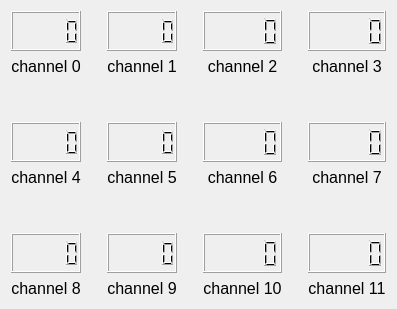
      <widget class="QWidget" name="currentTab">
       <attribute name="title">
        <string>Current</string>
       </attribute>
       <layout class="QGridLayout" name="gridLayout_3">
        <item row="0" column="0">
         <layout class="QGridLayout" name="gridLayout_2">
          <item row="5" column="1">
           <spacer name="verticalSpacer_4">
            <property name="orientation">
             <enum>Qt::Vertical</enum>
            </property>
            <property name="sizeHint" stdset="0">
             <size>
              <width>20</width>
              <height>40</height>
             </size>
            </property>
           </spacer>
          </item>
          <item row="3" column="5">
           <spacer name="verticalSpacer_13">
            <property name="orientation">
             <enum>Qt::Vertical</enum>
            </property>
            <property name="sizeHint" stdset="0">
             <size>
              <width>20</width>
              <height>40</height>
             </size>
            </property>
           </spacer>
          </item>
          <item row="6" column="2">
           <widget class="QLCDNumber" name="lcdNumber_6"/>
          </item>
          <item row="2" column="3">
           <spacer name="verticalSpacer_6">
            <property name="orientation">
             <enum>Qt::Vertical</enum>
            </property>
            <property name="sizeHint" stdset="0">
             <size>
              <width>20</width>
              <height>40</height>
             </size>
            </property>
           </spacer>
          </item>
          <item row="0" column="1">
           <spacer name="verticalSpacer">
            <property name="orientation">
             <enum>Qt::Vertical</enum>
            </property>
            <property name="sizeHint" stdset="0">
             <size>
              <width>20</width>
              <height>40</height>
             </size>
            </property>
           </spacer>
          </item>
          <item row="5" column="3">
           <spacer name="verticalSpacer_9">
            <property name="orientation">
             <enum>Qt::Vertical</enum>
            </property>
            <property name="sizeHint" stdset="0">
             <size>
              <width>20</width>
              <height>40</height>
             </size>
            </property>
           </spacer>
          </item>
          <item row="5" column="0">
           <spacer name="horizontalSpacer_2">
            <property name="orientation">
             <enum>Qt::Horizontal</enum>
            </property>
            <property name="sizeHint" stdset="0">
             <size>
              <width>40</width>
              <height>20</height>
             </size>
            </property>
           </spacer>
          </item>
          <item row="3" column="6">
           <widget class="QLCDNumber" name="lcdNumber_11"/>
          </item>
          <item row="3" column="1">
           <spacer name="verticalSpacer_3">
            <property name="orientation">
             <enum>Qt::Vertical</enum>
            </property>
            <property name="sizeHint" stdset="0">
             <size>
              <width>20</width>
              <height>40</height>
             </size>
            </property>
           </spacer>
          </item>
          <item row="2" column="0">
           <spacer name="horizontalSpacer">
            <property name="orientation">
             <enum>Qt::Horizontal</enum>
            </property>
            <property name="sizeHint" stdset="0">
             <size>
              <width>40</width>
              <height>20</height>
             </size>
            </property>
           </spacer>
          </item>
          <item row="0" column="5">
           <spacer name="verticalSpacer_11">
            <property name="orientation">
             <enum>Qt::Vertical</enum>
            </property>
            <property name="sizeHint" stdset="0">
             <size>
              <width>20</width>
              <height>40</height>
             </size>
            </property>
           </spacer>
          </item>
          <item row="2" column="5">
           <spacer name="verticalSpacer_12">
            <property name="orientation">
             <enum>Qt::Vertical</enum>
            </property>
            <property name="sizeHint" stdset="0">
             <size>
              <width>20</width>
              <height>40</height>
             </size>
            </property>
           </spacer>
          </item>
          <item row="6" column="0">
           <widget class="QLCDNumber" name="lcdNumber_3"/>
          </item>
          <item row="2" column="2">
           <spacer name="horizontalSpacer_3">
            <property name="orientation">
             <enum>Qt::Horizontal</enum>
            </property>
            <property name="sizeHint" stdset="0">
             <size>
              <width>40</width>
              <height>20</height>
             </size>
            </property>
           </spacer>
          </item>
          <item row="3" column="3">
           <spacer name="verticalSpacer_7">
            <property name="orientation">
             <enum>Qt::Vertical</enum>
            </property>
            <property name="sizeHint" stdset="0">
             <size>
              <width>20</width>
              <height>40</height>
             </size>
            </property>
           </spacer>
          </item>
          <item row="0" column="2">
           <widget class="QLCDNumber" name="lcdNumber_4"/>
          </item>
          <item row="5" column="5">
           <spacer name="verticalSpacer_14">
            <property name="orientation">
             <enum>Qt::Vertical</enum>
            </property>
            <property name="sizeHint" stdset="0">
             <size>
              <width>20</width>
              <height>40</height>
             </size>
            </property>
           </spacer>
          </item>
          <item row="5" column="4">
           <spacer name="horizontalSpacer_7">
            <property name="orientation">
             <enum>Qt::Horizontal</enum>
            </property>
            <property name="sizeHint" stdset="0">
             <size>
              <width>40</width>
              <height>20</height>
             </size>
            </property>
           </spacer>
          </item>
          <item row="0" column="0">
           <widget class="QLCDNumber" name="lcdNumber"/>
          </item>
          <item row="0" column="6">
           <widget class="QLCDNumber" name="lcdNumber_10"/>
          </item>
          <item row="2" column="4">
           <spacer name="horizontalSpacer_4">
            <property name="orientation">
             <enum>Qt::Horizontal</enum>
            </property>
            <property name="sizeHint" stdset="0">
             <size>
              <width>40</width>
              <height>20</height>
             </size>
            </property>
           </spacer>
          </item>
          <item row="6" column="6">
           <widget class="QLCDNumber" name="lcdNumber_12"/>
          </item>
          <item row="2" column="1">
           <spacer name="verticalSpacer_2">
            <property name="orientation">
             <enum>Qt::Vertical</enum>
            </property>
            <property name="sizeHint" stdset="0">
             <size>
              <width>20</width>
              <height>40</height>
             </size>
            </property>
           </spacer>
          </item>
          <item row="2" column="6">
           <spacer name="horizontalSpacer_5">
            <property name="orientation">
             <enum>Qt::Horizontal</enum>
            </property>
            <property name="sizeHint" stdset="0">
             <size>
              <width>40</width>
              <height>20</height>
             </size>
            </property>
           </spacer>
          </item>
          <item row="0" column="3">
           <spacer name="verticalSpacer_8">
            <property name="orientation">
             <enum>Qt::Vertical</enum>
            </property>
            <property name="sizeHint" stdset="0">
             <size>
              <width>20</width>
              <height>40</height>
             </size>
            </property>
           </spacer>
          </item>
          <item row="6" column="4">
           <widget class="QLCDNumber" name="lcdNumber_9"/>
          </item>
          <item row="6" column="5">
           <spacer name="verticalSpacer_15">
            <property name="orientation">
             <enum>Qt::Vertical</enum>
            </property>
            <property name="sizeHint" stdset="0">
             <size>
              <width>20</width>
              <height>40</height>
             </size>
            </property>
           </spacer>
          </item>
          <item row="3" column="2">
           <widget class="QLCDNumber" name="lcdNumber_5"/>
          </item>
          <item row="1" column="0">
           <widget class="QLabel" name="label">
            <property name="font">
             <font>
              <pointsize>12</pointsize>
             </font>
            </property>
            <property name="text">
             <string>channel 0</string>
            </property>
            <property name="alignment">
             <set>Qt::AlignCenter</set>
            </property>
           </widget>
          </item>
          <item row="3" column="4">
           <widget class="QLCDNumber" name="lcdNumber_8"/>
          </item>
          <item row="6" column="3">
           <spacer name="verticalSpacer_10">
            <property name="orientation">
             <enum>Qt::Vertical</enum>
            </property>
            <property name="sizeHint" stdset="0">
             <size>
              <width>20</width>
              <height>40</height>
             </size>
            </property>
           </spacer>
          </item>
          <item row="5" column="6">
           <spacer name="horizontalSpacer_8">
            <property name="orientation">
             <enum>Qt::Horizontal</enum>
            </property>
            <property name="sizeHint" stdset="0">
             <size>
              <width>40</width>
              <height>20</height>
             </size>
            </property>
           </spacer>
          </item>
          <item row="5" column="2">
           <spacer name="horizontalSpacer_6">
            <property name="orientation">
             <enum>Qt::Horizontal</enum>
            </property>
            <property name="sizeHint" stdset="0">
             <size>
              <width>40</width>
              <height>20</height>
             </size>
            </property>
           </spacer>
          </item>
          <item row="6" column="1">
           <spacer name="verticalSpacer_5">
            <property name="orientation">
             <enum>Qt::Vertical</enum>
            </property>
            <property name="sizeHint" stdset="0">
             <size>
              <width>20</width>
              <height>40</height>
             </size>
            </property>
           </spacer>
          </item>
          <item row="0" column="4">
           <widget class="QLCDNumber" name="lcdNumber_7"/>
          </item>
          <item row="3" column="0">
           <widget class="QLCDNumber" name="lcdNumber_2"/>
          </item>
          <item row="1" column="2">
           <widget class="QLabel" name="label_2">
            <property name="font">
             <font>
              <pointsize>12</pointsize>
             </font>
            </property>
            <property name="text">
             <string>channel 1</string>
            </property>
            <property name="alignment">
             <set>Qt::AlignCenter</set>
            </property>
           </widget>
          </item>
          <item row="4" column="4">
           <widget class="QLabel" name="label_7">
            <property name="font">
             <font>
              <pointsize>12</pointsize>
             </font>
            </property>
            <property name="text">
             <string>channel 6</string>
            </property>
            <property name="alignment">
             <set>Qt::AlignCenter</set>
            </property>
           </widget>
          </item>
          <item row="1" column="4">
           <widget class="QLabel" name="label_3">
            <property name="font">
             <font>
              <pointsize>12</pointsize>
             </font>
            </property>
            <property name="text">
             <string>channel 2</string>
            </property>
            <property name="alignment">
             <set>Qt::AlignCenter</set>
            </property>
           </widget>
          </item>
          <item row="4" column="0">
           <widget class="QLabel" name="label_5">
            <property name="font">
             <font>
              <pointsize>12</pointsize>
             </font>
            </property>
            <property name="text">
             <string>channel 4</string>
            </property>
            <property name="alignment">
             <set>Qt::AlignCenter</set>
            </property>
           </widget>
          </item>
          <item row="4" column="2">
           <widget class="QLabel" name="label_6">
            <property name="font">
             <font>
              <pointsize>12</pointsize>
             </font>
            </property>
            <property name="text">
             <string>channel 5</string>
            </property>
            <property name="alignment">
             <set>Qt::AlignCenter</set>
            </property>
           </widget>
          </item>
          <item row="1" column="6">
           <widget class="QLabel" name="label_4">
            <property name="font">
             <font>
              <pointsize>12</pointsize>
             </font>
            </property>
            <property name="text">
             <string>channel 3</string>
            </property>
            <property name="alignment">
             <set>Qt::AlignCenter</set>
            </property>
           </widget>
          </item>
          <item row="4" column="6">
           <widget class="QLabel" name="label_8">
            <property name="font">
             <font>
              <pointsize>12</pointsize>
             </font>
            </property>
            <property name="text">
             <string>channel 7</string>
            </property>
            <property name="alignment">
             <set>Qt::AlignCenter</set>
            </property>
           </widget>
          </item>
          <item row="7" column="0">
           <widget class="QLabel" name="label_9">
            <property name="font">
             <font>
              <pointsize>12</pointsize>
             </font>
            </property>
            <property name="text">
             <string>channel 8</string>
            </property>
            <property name="alignment">
             <set>Qt::AlignCenter</set>
            </property>
           </widget>
          </item>
          <item row="7" column="2">
           <widget class="QLabel" name="label_10">
            <property name="font">
             <font>
              <pointsize>12</pointsize>
             </font>
            </property>
            <property name="text">
             <string>channel 9</string>
            </property>
            <property name="alignment">
             <set>Qt::AlignCenter</set>
            </property>
           </widget>
          </item>
          <item row="7" column="4">
           <widget class="QLabel" name="label_11">
            <property name="font">
             <font>
              <pointsize>12</pointsize>
             </font>
            </property>
            <property name="text">
             <string>channel 10</string>
            </property>
            <property name="alignment">
             <set>Qt::AlignCenter</set>
            </property>
           </widget>
          </item>
          <item row="7" column="6">
           <widget class="QLabel" name="label_12">
            <property name="font">
             <font>
              <pointsize>12</pointsize>
             </font>
            </property>
            <property name="text">
             <string>channel 11</string>
            </property>
            <property name="alignment">
             <set>Qt::AlignCenter</set>
            </property>
           </widget>
          </item>
         </layout>
        </item>
       </layout>
      </widget>
